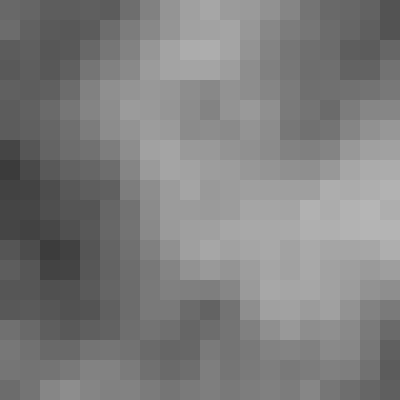
Frame 1 (no input)
Frame 2 (the mouse pressed at the canvas centre, redrawn once): identical to frame 1, image omitted

The p5.js sketch that drew this single still picture (run headless with seeded random() and noise() and a simulated clock; the mouse was pressed at the canvas centre and the sketch redrawn once):

// p5.js sketch
// ── sketch.js
const DIM = 20
let scl

let xoff, yoff

function setup() {
  createCanvas(400, 400);
  scl = width / DIM
  noStroke()
}

function draw() {
  yoff = 0

  for (let j = 0; j < DIM; j++) {
    xoff = 1
    for (let i = 0; i < DIM; i++) {
      const x = i * scl
      const y = j * scl

      const shade = noise(xoff, yoff) * 255

      fill(shade)
      rect(x, y, scl)

      xoff += 0.1
    }

    yoff += 0.1
  }

  noLoop()
}

// ── Ball.js
class Ball {
    constructor(x, y) {
        this.pos = createVector(x, y)
        this.vel = createVector(0, 0)
        this.acc = createVector(0, 0)
        this.d = 30
    }

    render() {
        push()
        stroke(0)
        noFill()
        circle(this.pos.x, this.pos.y, this.d)
        pop()
    }

    update() {
        this.vel.normalize()
        this.acc.normalize()

        if (this.pos.x <         -this.d / 2) this.pos.x = width + this.d / 2
        if (this.pos.x >  width + this.d / 2) this.pos.x = -this.d / 2
        if (this.pos.y <         -this.d / 2) this.pos.y = height + this.d / 2
        if (this.pos.y > height + this.d / 2) this.pos.y = -this.d / 2

        this.vel.add(this.acc)
        this.pos.add(this.vel)
    }

    applyForce(force) {
        this.acc.add(force)
    }

    follow(field) {
        // print(this.pos.x, this.pos.y)

        const x = constrain(floor(this.pos.x / DIM), 0, DIM - 1)
        const y = constrain(floor(this.pos.y / DIM), 0, DIM - 1)

        const force = field[x][y]

        this.applyForce(force)

    }
}
